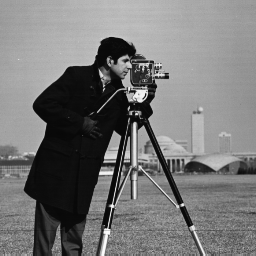
%> input picture TD8_21.10.2021/Louis/cameraman.tif, 256 x 256 px
$ octave TD8_Exo1.m   (GNU Octave 9; MATLAB toolbox functions it lacks are replaced by stand-ins)
%> lines starting %> are read from the running program, lines starting %| are printed output that depends on the picture
clear all;
close all;
pkg load image;

J = imread('cameraman.tif');
%> J is the input picture: size 256x256 uint8; min 7, max 253, mean 118.7
Jrot = imrotate(J,180);
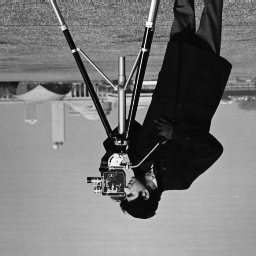
%> Jrot: size 256x256 uint8; min 7, max 253, mean 118.7; mean of the top-left, top-right, bottom-left and bottom-right quarters 125.4, 75.8, 153.8, 119.9

figure();
imshow(J);

figure();
imshow(Jrot);

Inoir = zeros(1600,900); %On crée une image noire
Inoir(700:900, 350:550) = ones; %On crée une image blanche dans l'image noire

figure();
imshow(Inoir)

Inoir_rot1 = imrotate(Inoir,45);
Inoir_rot2 = imrotate(Inoir,90);
Inoir_rot3 = imrotate(Inoir,180);

figure();
subplot(2,2,1); imshow(Inoir); title('Image rotationnée de 0°')
subplot(2,2,2); imshow(Inoir_rot1); title('Image rotationnée de 45°')
subplot(2,2,3); imshow(Inoir_rot2); title('Image rotationnée de 90°')
subplot(2,2,4); imshow(Inoir_rot3); title('Image rotationnée de 180°')
%> after `title('Image rotationnée de 180°')`:
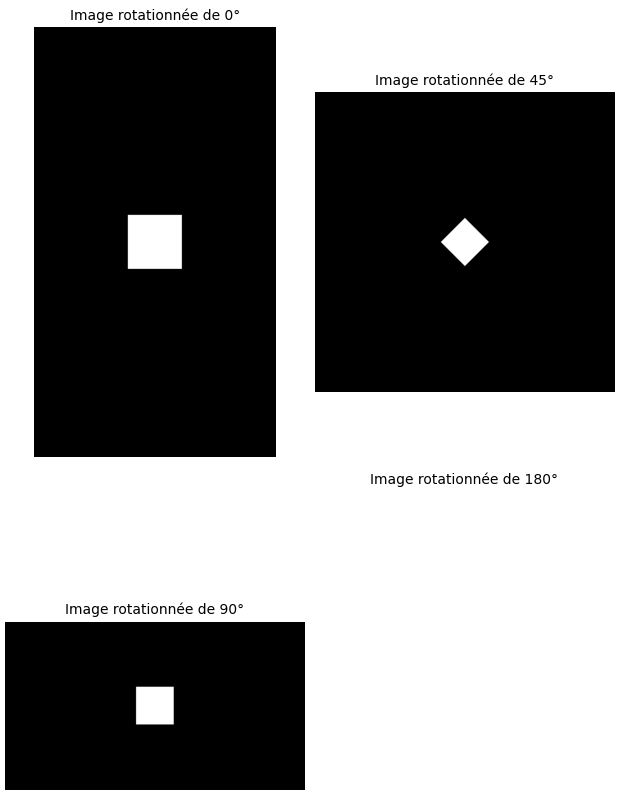
%> figure redrawn from the program's plot data, 4 panels

$ run again, with TD8_21.10.2021/Louis/bureau256.png saved as TD8_21.10.2021/Louis/cameraman.tif
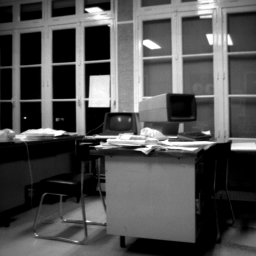
%> input picture TD8_21.10.2021/Louis/bureau256.png, 256 x 256 px
%> J is the input picture: size 256x256x3 uint8; min 0, max 255, mean 80.8
%> `Jrot = imrotate(J,180);`:
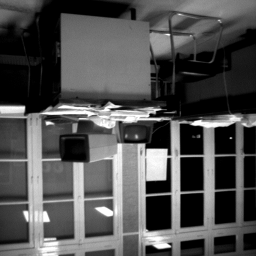
%> Jrot: size 256x256x3 uint8; min 0, max 255, mean 80.8; mean of the top-left, top-right, bottom-left and bottom-right quarters 68.6, 64.2, 114.5, 76.1
